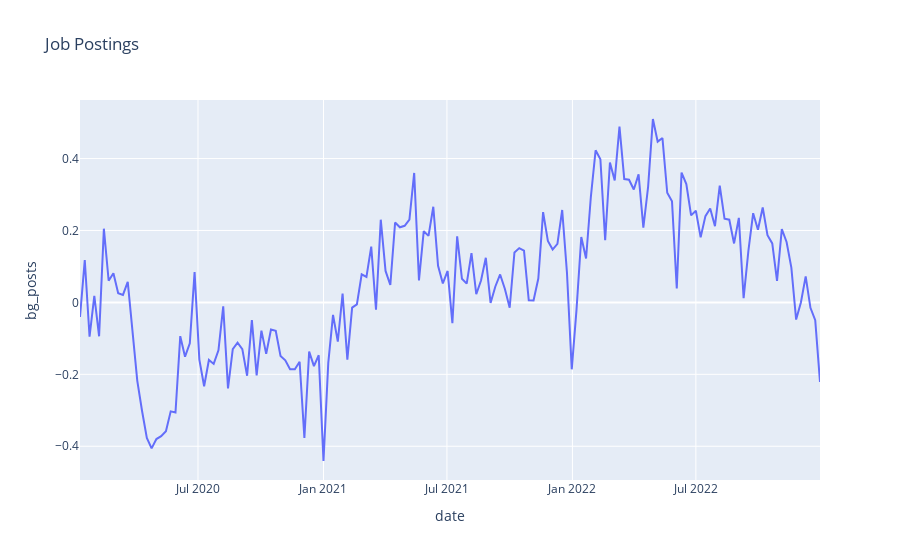

The code cell stored with this chart in its notebook:
### Code cell
fig = px.line(job_postings_national, x="date", y="bg_posts", title='Job Postings')
fig.show()

### Figure 1 — Plotly figure (JSON) as saved in the notebook; plotly's stock layout.template omitted (floating-point values rounded to 4 significant figures; data arrays with more than 128 entries replaced by an {"elided": "..."} marker saying what was removed)
{"data": [{"hovertemplate": "date=%{x}<br>bg_posts=%{y}<extra></extra>", "legendgroup": "", "line": {"color": "#636efa", "dash": "solid"}, "marker": {"symbol": "circle"}, "mode": "lines", "name": "", "orientation": "v", "showlegend": false, "type": "scatter", "x": {"elided": "156 str values"}, "xaxis": "x", "y": {"elided": "156 float values"}, "yaxis": "y"}], "layout": {"legend": {"tracegroupgap": 0}, "title": {"text": "Job Postings"}, "xaxis": {"anchor": "y", "domain": [0, 1], "title": {"text": "date"}}, "yaxis": {"anchor": "x", "domain": [0, 1], "title": {"text": "bg_posts"}}}}
